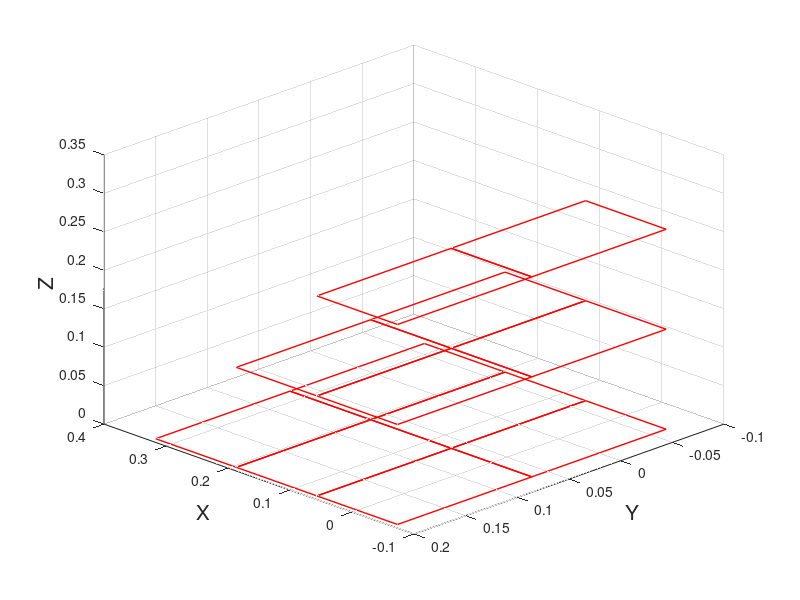

This chart was generated by the following MATLAB code: (Note: this script raises an error after producing the figure.)
S=[ 0,0,0; 1,0,0; 2,0,0; 0,1,0; 1,1,0; 2,1,0; 0,0,1; 1,0,1; 0,1,1; 1,1,1; 0,0,2; 0,1,2;]; Seed_S=[ 0,0,0; 0,0,1;  0,0,2; ]; % stair with  6 blocks 

block_size=0.13;

L=max(S(:,3))+1; %L is the max layer number, 1<=l<=L

for j=1:size(S,1)
    S(j,3)=S(j,3)+0.5;
end
S=S*block_size;

%% Initializing figure
close all
figure('units','pixels','outerposition',[1960,544,1160,1046])
% figure('units','normalized','outerposition',[0.428571428571429,0.105625,0.308035714285714,0.77875]);
                                               
% view(-135,30);
view(-135,30);

grid on;

% axis([-0.5 0.5 -0.5 0.5 0 1]);
%axis equal
% axis ([min(x(1,:))-1 max(x(1,:))+1 min(x(2,:))-1 max(x(2,:))+1 0 2])
hold on
xlabel('X', 'FontSize',15)
ylabel('Y', 'FontSize',15)
zlabel('Z', 'FontSize',15)


%Plotting structure
for j=1:size(S,1)
    sx=S(j,1);sy=S(j,2);sz=S(j,3)-block_size/2;
    plot3([sx-block_size/2 sx+block_size/2],[sy-block_size/2 sy-block_size/2],[sz sz],'r', 'linewidth',1);
    plot3([sx-block_size/2 sx+block_size/2],[sy+block_size/2 sy+block_size/2],[sz sz],'r', 'linewidth',1);
    plot3([sx-block_size/2 sx-block_size/2],[sy-block_size/2 sy+block_size/2],[sz sz],'r', 'linewidth',1);
    plot3([sx+block_size/2 sx+block_size/2],[sy-block_size/2 sy+block_size/2],[sz sz],'r', 'linewidth',1);
end
drawnow
pause(0.5)
ax=gca;
ax.FontSize=15;

htick=-5:5;
htick=htick*block_size;
vtick=0:10;
vtick=vtick*block_size;
ax.XTick=htick;
ax.YTick=htick;
ax.ZTick=vtick;
axis ([min(htick) max(htick) min(htick) max(htick)  min(vtick) max(vtick)])

t=1;
for i=1:size(saved_x,2)
    traj(i)=plot3([saved_x(1,i,t) saved_x(1,i,t)],[saved_x(2,i,t) saved_x(2,i,t)],[saved_x(3,i,t) saved_x(3,i,t)],'-','LineWidth', 2);
    pos(i)=plot3(saved_x(1,i,1),saved_x(2,i,1),saved_x(3,i,1),'ko', 'MarkerFaceColor', 'k', 'MarkerSize', 4);
    txt(i)=text(saved_x(1,i,1),saved_x(1,i,1),saved_x(1,i,1)+0.01,num2str(i));
end

hold on
grid on

for i=5:size(saved_x,2)
    for t=450:size(saved_x,3)
        title(sprintf('t=%d',t))
        set(traj(i), 'XData', reshape(saved_x(1,i,1:t),1,[]),'YData', reshape(saved_x(2,i,1:t),1,[]),'ZData', reshape(saved_x(3,i,1:t),1,[]));
        set(pos(i) , 'XData', saved_x(1,i,t),'YData', saved_x(2,i,t),'ZData', saved_x(3,i,t));
        set(txt(i) , 'Position', saved_x(1:3,i,t)'+[0,0,0.01]);
        drawnow
        pause(0.1);
    end
    pause(0.1);
end
